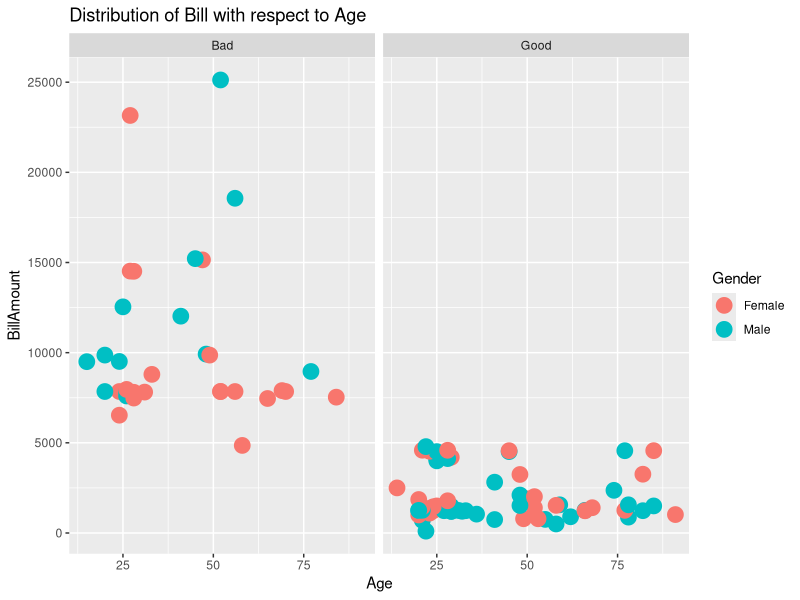
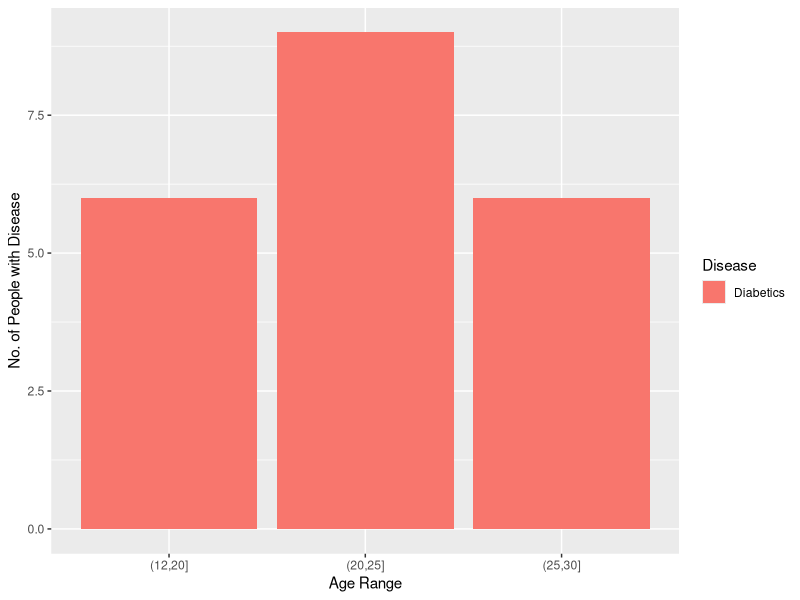
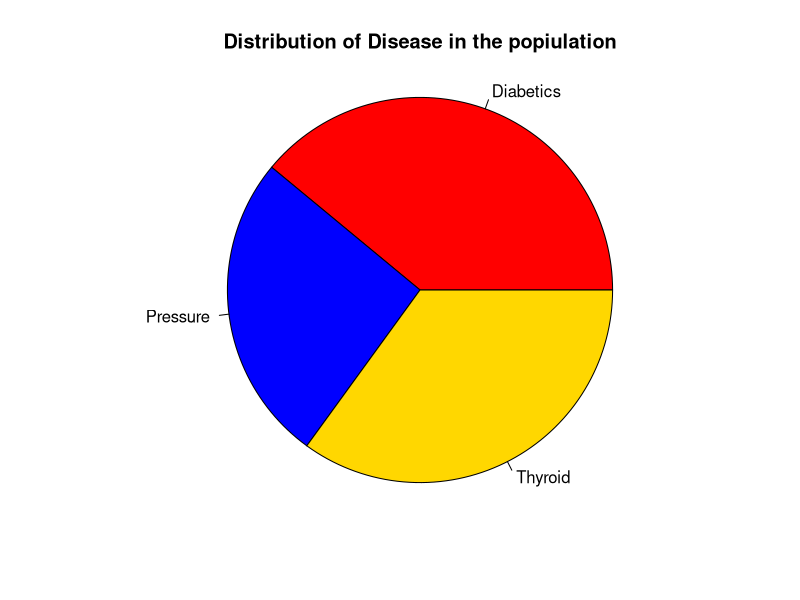

Here is the R script that generated these plots, in order:
## ---- chunk 1
# Installing Required Packages
install.packages("tidyverse")
library(tidyverse)
library(dplyr)
library(ggplot2)
## ---- chunk 2
# Reading the data set and naming it as health_df
health_df <- read.csv("Health_Data.csv")
## ---- chunk 3
# Previewing the data frame using View() function
View(health_df)
## ---- chunk 4
# Checking the structure of the data frame and the type of variables
str(health_df)
## ---- chunk 5
# Checking summary statistics of the data frame
summary(health_df)
## ---- chunk 6
# Getting column names of the data frame
colnames(health_df)
## ---- chunk 7
# Obtaining the row and column numbers of the data frame
nrow(health_df)
ncol(health_df)
## ---- chunk 8
# Creating one new column called Doc_received by subtracting Hospital bill from Bill received
# Saving it in another data frame
health_01_df <- health_df %>% mutate(Doc_received=Bill_amount-Hospital_received)
head(health_01_df)

## ---- chunk 9
# Creating a feedback column using if-else condition
# Storing it in another variable
health_02_df <- health_01_df %>% mutate(Feedback=ifelse(Bill_amount > mean(Bill_amount),'Bad','Good'))
head(health_02_df)
## ---- chunk 10
# Getting the sum of total Good and Bad feedback
health_02_df %>% group_by(Feedback) %>% count()
## ---- chunk 11
# Selecting Age,Disease and Duration of disease column from the data frame
health_02_df %>% select(Age,Disease,Duration._of_disease)
## ---- chunk 12
# Renaming a column into a new column
# Saving and storing the data in a new data frame
health_final_df <- health_02_df %>% rename(Duration_of_disease = Duration._of_disease)
head(health_final_df)
## ---- chunk 13
# Finnaly getting the colnames of the data frame
colnames(health_final_df)
## ---- chunk 14
# Filtering the latest data frame on Age< 30 and duraion of disease is less than 2 years
health_final_df %>% filter(Age < 30 & Duration_of_disease < 2)
## ---- chunk 15
# Filtering the data frame on Diabetics disease and female gender
health_final_df %>% filter(Disease == 'Diabetics' & Gender == 'Female')
## ---- chunk 16
# Finding some Mathematical values for Bill_amount using group_by() and summarize()
health_final_df %>% group_by(Gender) %>% summarize(avg_bill=mean(Bill_amount),min_bill=min(Bill_amount),max_bill=max(Bill_amount))
## ---- chunk 17
# Finding some Mathematical values for Hospital_received using group_by() and summarize()
health_final_df %>% group_by(Gender) %>% summarize(avg_hospital=mean(Hospital_received),min_hospital=min(Hospital_received),max_hospital=max(Hospital_received))
## ---- chunk 18
# Finding some Mathematical values for Doc_received using group_by() and summarize()
health_final_df%>%group_by(Gender)%>%summarize(avg_doc=mean(Doc_received),min_doc=min(Doc_received),max_doc=max(Doc_received))
## ---- chunk 19
# Plotting Age vs Bill_amount for Good and Bad feedback
p1=ggplot(data= health_final_df)+ geom_point(mapping=aes(x= Age,y=Bill_amount,color= Gender),size=5)+labs(title="Distribution of Bill with respect to Age",x="Age",y="BillAmount")+facet_wrap(~Feedback)
p1
## ---- chunk 20
# Selecting Age and Disease where Age <30 and disease is diabetics
health_sp <- health_final_df %>% filter(Age<30 & Disease =='Diabetics') %>% select(Age,Disease)
View(health_sp)
## ---- chunk 21
# Constructing an age range and plotting a bar graph
age_range <- cut(health_sp$Age, breaks=c(0, 6, 12, 20, 25, 30))
age_range
p2=ggplot(data=health_sp)+geom_bar(mapping=aes(x=age_range,fill=Disease))+ labs(x="Age Range", y="No. of People with Disease")
p2
## ---- chunk 22
# Counting the number of each type of diseae that are in the population
health_final_df %>% group_by(Disease) %>% count()
## ---- chunk 23
# Plotting a pie chart to know the contribution of each disease in the population
values <- c(39,26,35)
labels <- c('Diabetics','Pressure','Thyroid')
radius <- 1
colors <- c('red','blue','gold')
main <- 'Distribution of Disease in the popiulation'
percentages <- round(values/sum(values)*100,2)
p3=pie(values,labels,radius=radius,main=main,col=colors)
p3
